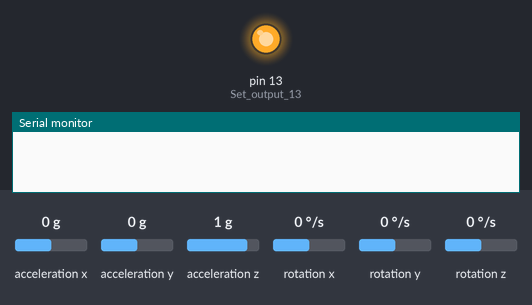
Bench run of a sketch on a simulated Arduino Uno, built with avr-gcc and run on an emulated ATmega328P. On the bench: output pins drawn as LEDs (lit = HIGH), the last lines printed to the serial monitor. Wiring (inferred from the names in the program): MPU-6050 motion sensor at I2C address 0x68. The test bench sets the inputs (shaded band); at power-on: rotation x 0 °/s, rotation y 0 °/s, rotation z 0 °/s, acceleration x 0 g, acceleration y 0 g, acceleration z 1 g.

Above: at 0.1 s.
At 10.7 s:
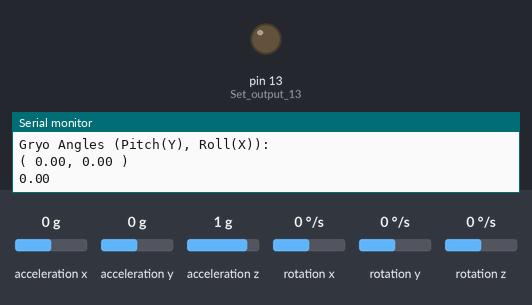
10.8 s: rotation x set to -192 °/s
13.8 s: rotation y set to -192 °/s
16.8 s: rotation z set to 100 °/s
Timing chart, 0 to 19.8 s (numbered marks = the images above; inputs shaded):
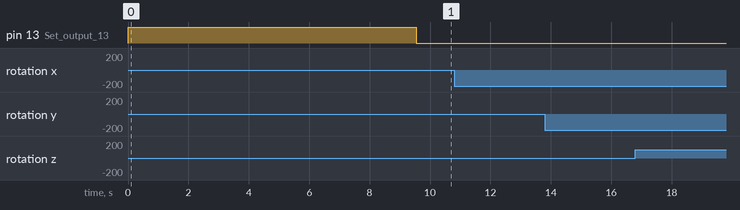

The sketch:

Robot.ino
```cpp
#include <Wire.h>

int gyro_x, gyro_y, gyro_z;
long acc_x, acc_y, acc_z, acc_total_vector;
int temperature;
long gyro_x_cal, gyro_y_cal, gyro_z_cal;
long loop_timer;
int lcd_loop_counter;
float angle_pitch, angle_roll;// this variables are sums for the angle integrals
int angle_pitch_buffer, angle_roll_buffer;
boolean set_gyro_angles;//first start flag
float angle_roll_acc, angle_pitch_acc;
float angle_pitch_output, angle_roll_output;

void setup() {
  Wire.begin();                                                       //Start I2C as master

  Serial.begin(9600);                                               //Use only for debugging
  pinMode(13, OUTPUT);                                                 //Set output 13 (LED) as output

  setup_mpu_6050_registers();                                          //Setup the registers of the MPU-6050 (500dfs / +/-8g) and start the gyro

  digitalWrite(13, HIGH);                                              //Set digital output 13 high to indicate startup

  for (int cal_int = 0; cal_int < 2000 ; cal_int ++) {                 //Run this code 2000 times
    read_mpu_6050_data();                                              //Read the raw acc and gyro data from the MPU-6050
    gyro_x_cal += gyro_x;                                              //Add the gyro x-axis offset to the gyro_x_cal variable
    gyro_y_cal += gyro_y;                                              //Add the gyro y-axis offset to the gyro_y_cal variable
    gyro_z_cal += gyro_z;                                              //Add the gyro z-axis offset to the gyro_z_cal variable
    delay(3);                                                          //Delay 3us to simulate the 250Hz program loop
  }
  gyro_x_cal /= 2000;                                                  //Divide the gyro_x_cal variable by 2000 to get the avarage offset
  gyro_y_cal /= 2000;                                                  //Divide the gyro_y_cal variable by 2000 to get the avarage offset
  gyro_z_cal /= 2000;                                                  //Divide the gyro_z_cal variable by 2000 to get the avarage offset

  digitalWrite(13, LOW);
}

void loop() {
  getAngle();
  // put your main code here, to run repeatedly:
  Serial.println(angle_pitch*10);
}

void getAngle() {
  read_mpu_6050_data();                                                //Read the raw acc and gyro data from the MPU-6050

  gyro_x -= gyro_x_cal;                                                //Subtract the offset calibration value from the raw gyro_x value
  gyro_y -= gyro_y_cal;                                                //Subtract the offset calibration value from the raw gyro_y value
  gyro_z -= gyro_z_cal;                                                //Subtract the offset calibration value from the raw gyro_z value


  //Gyro angle calculations
  //0.0000611 = 1 / (250Hz / 65.5)
  angle_pitch += gyro_x * 0.0000611;                                   //Calculate the traveled pitch angle and add this to the angle_pitch variable
  angle_roll += gyro_y * 0.0000611;                                    //Calculate the traveled roll angle and add this to the angle_roll variable

  //0.000001066 = 0.0000611 * (3.142(PI) / 180degr) The Arduino sin function is in radians
  angle_pitch += angle_roll * sin(gyro_z * 0.000001066);               //If the IMU has yawed transfer the roll angle to the pitch angel
  angle_roll -= angle_pitch * sin(gyro_z * 0.000001066);               //If the IMU has yawed transfer the pitch angle to the roll angel

  //Accelerometer angle calculations
  acc_total_vector = sqrt((acc_x * acc_x) + (acc_y * acc_y) + (acc_z * acc_z)); //Calculate the total accelerometer vector
  //57.296 = 1 / (3.142 / 180) The Arduino asin function is in radians
  angle_pitch_acc = asin((float)acc_y / acc_total_vector) * 57.296;    //Calculate the pitch angle
  angle_roll_acc = asin((float)acc_x / acc_total_vector) * -57.296;    //Calculate the roll angle

  //Place the MPU-6050 spirit level and note the values in the following two lines for calibration
  //  angle_pitch_acc -= -.04;                                              //Accelerometer calibration value for pitch
  //  angle_roll_acc -= -4.59;                                               //Accelerometer calibration value for roll

  //  if(set_gyro_angles) {                                                 //If the IMU is already started
  //    angle_pitch = angle_pitch * 0.9996 + angle_pitch_acc * 0.0004;     //Correct the drift of the gyro pitch angle with the accelerometer pitch angle
  //    angle_roll = angle_roll * 0.9996 + angle_roll_acc * 0.0004;        //Correct the drift of the gyro roll angle with the accelerometer roll angle
  //  } else {                                                                //At first start
  //    angle_pitch = angle_pitch_acc;                                     //Set the gyro pitch angle equal to the accelerometer pitch angle
  //    angle_roll = angle_roll_acc;                                       //Set the gyro roll angle equal to the accelerometer roll angle
  //    set_gyro_angles = true;                                            //Set the IMU started flag
  //  }
  //
  //To dampen the pitch and roll angles a complementary filter is used
  //  angle_pitch_output = angle_pitch_output * 0.9 + angle_pitch * 0.1;   //Take 90% of the output pitch value and add 10% of the raw pitch value
  //  angle_roll_output = angle_roll_output * 0.9 + angle_roll * 0.1;      //Take 90% of the output roll value and add 10% of the raw roll value

  Serial.println("Gryo Angles (Pitch(Y), Roll(X)): ");
  Serial.print("( "); Serial.print(angle_pitch * 10); Serial.print(", "); Serial.print(angle_roll * 10); Serial.print(" )\n");

}

void read_mpu_6050_data() {                                            //Subroutine for reading the raw gyro and accelerometer data
  Wire.beginTransmission(0x68);                                        //Start communicating with the MPU-6050
  Wire.write(0x3B);                                                    //Send the requested starting register
  Wire.endTransmission();                                              //End the transmission
  Wire.requestFrom(0x68, 14);                                          //Request 14 bytes from the MPU-6050
  while (Wire.available() < 14);                                       //Wait until all the bytes are received
  acc_x = Wire.read() << 8 | Wire.read();                              //Add the low and high byte to the acc_x variable
  acc_y = Wire.read() << 8 | Wire.read();                              //Add the low and high byte to the acc_y variable
  acc_z = Wire.read() << 8 | Wire.read();                              //Add the low and high byte to the acc_z variable
  temperature = Wire.read() << 8 | Wire.read();                        //Add the low and high byte to the temperature variable
  gyro_x = Wire.read() << 8 | Wire.read();                             //Add the low and high byte to the gyro_x variable
  gyro_y = Wire.read() << 8 | Wire.read();                             //Add the low and high byte to the gyro_y variable
  gyro_z = Wire.read() << 8 | Wire.read();                             //Add the low and high byte to the gyro_z variable
}

void setup_mpu_6050_registers() {
  //Activate the MPU-6050
  Wire.beginTransmission(0x68);                                        //Start communicating with the MPU-6050
  Wire.write(0x6B);                                                    //Send the requested starting register
  Wire.write(0x00);                                                    //Set the requested starting register
  Wire.endTransmission();                                              //End the transmission
  //Configure the accelerometer (+/-8g)
  Wire.beginTransmission(0x68);                                        //Start communicating with the MPU-6050
  Wire.write(0x1C);                                                    //Send the requested starting register
  Wire.write(0x10);                                                    //Set the requested starting register
  Wire.endTransmission();                                              //End the transmission
  //Configure the gyro (500dps full scale)
  Wire.beginTransmission(0x68);                                        //Start communicating with the MPU-6050
  Wire.write(0x1B);                                                    //Send the requested starting register
  Wire.write(0x08);                                                    //Set the requested starting register
  Wire.endTransmission();                                              //End the transmission
}
```
